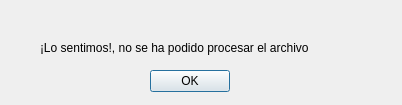
<?xml version="1.0" encoding="UTF-8"?>
<ui version="4.0">
 <class>ventanaerror</class>
 <widget class="QDialog" name="ventanaerror">
  <property name="geometry">
   <rect>
    <x>0</x>
    <y>0</y>
    <width>402</width>
    <height>105</height>
   </rect>
  </property>
  <property name="windowTitle">
   <string>Dialog</string>
  </property>
  <widget class="QLabel" name="label_2">
   <property name="geometry">
    <rect>
     <x>40</x>
     <y>40</y>
     <width>431</width>
     <height>16</height>
    </rect>
   </property>
   <property name="text">
    <string>¡Lo sentimos!, no se ha podido procesar el archivo</string>
   </property>
  </widget>
  <widget class="QPushButton" name="btnok">
   <property name="geometry">
    <rect>
     <x>150</x>
     <y>70</y>
     <width>80</width>
     <height>22</height>
    </rect>
   </property>
   <property name="text">
    <string>OK</string>
   </property>
  </widget>
 </widget>
 <resources/>
 <connections>
  <connection>
   <sender>btnok</sender>
   <signal>clicked()</signal>
   <receiver>ventanaerror</receiver>
   <slot>close()</slot>
   <hints>
    <hint type="sourcelabel">
     <x>350</x>
     <y>264</y>
    </hint>
    <hint type="destinationlabel">
     <x>375</x>
     <y>227</y>
    </hint>
   </hints>
  </connection>
 </connections>
</ui>
